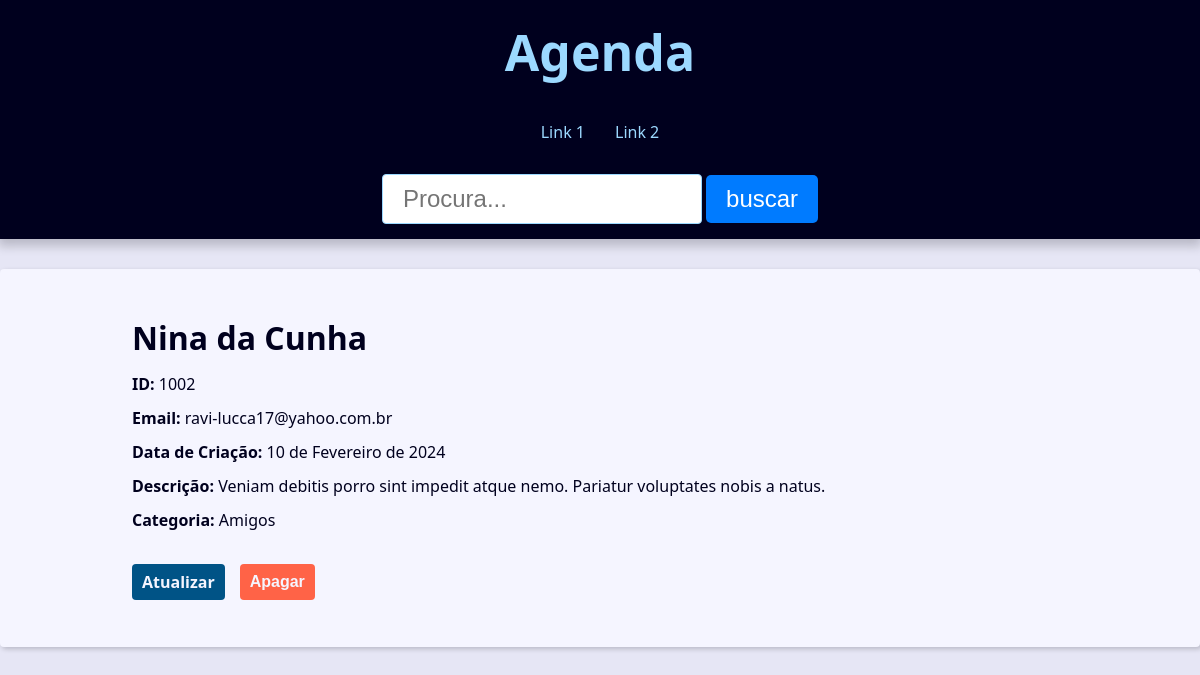
The app's page /contact/1002/detail with its own data.
### contact/models.py (models this page shows, shortened)
class Contact(models.Model):
    first_name = models.CharField(max_length=60)
    last_name = models.CharField(max_length=60, blank=True)
    phone = models.CharField(max_length=50)
    email = models.EmailField(max_length=50)
    created_date = models.DateField(default=timezone.now)
    description = models.TextField(blank=True)
    show = models.BooleanField(default=True)
    picture = models.ImageField(blank=True, upload_to='pictures/%Y/%M')
    category = models.ForeignKey(Category,
                                 on_delete=models.SET_NULL, blank=True,
                                 null=True)
    owner = models.ForeignKey(User,
                                 on_delete=models.SET_NULL, blank=True,
                                 null=True)

class Category(models.Model):
    class Meta:
        verbose_name: "Category"
        verbose_name_plural: 'Categories'
    name = models.CharField(max_length=50)

### contact/views/contact_views.py (the view)
# urls.py: path('', include('contact.urls')),
def contact(request, contact_id):
    try:
        single_contact = get_object_or_404(Contact,pk=contact_id, show=True)
    except Contact.DoesNotExist:
        return redirect('index')
    site_title = f'{single_contact.first_name} { single_contact.last_name } -'
    context = {
        'contact':single_contact,
        'site_title': site_title
    }
    return render(
        request,
        'contact/contact.html',
        context
    )

### contact/templates/contact/contact.html (shortened to what this page needs)
{% extends 'global/base.html' %}
{% block content %}
    <div class="single-contact">
        <h1 class="single-contact-name">
        {{contact.first_name}} {{contact.last_name}}
        </h1>
        <p><b>ID:</b> {{contact.id}}</p>
        <p><b>Email:</b> {{contact.email}}</p>
        <p><b>Data de Criação:</b> {{contact.created_date}}</p>
        <p><b>Descrição:</b> {{contact.description}}</p>
        <p><b>Categoria:</b> {{contact.category.name}}</p>
        <div class="contact-links">
            <a class="btn btn-link" href="{% url 'contact:update' contact.id %}">Atualizar</a>
            <form action="{% url 'contact:delete' contact.id %}" method="POST">
                {% if confirmation == 'no' %}
                    <input type="hidden" name="confirmation" value="sim" />
                    <button class="btn btn-link btn-delete" type="submit">Confirmar?</button>
                {% else %}
                   <button class="btn btn-link btn-delete" type="submit">Apagar</button>
                {% endif %}
            </form>
        </div>
    </div>
{% endblock content %}

### base_static/global/css/style.css (style rules this page uses)
:root { --spacing: 1.5rem; --link-dark-color: rgb(0, 83, 134); --link-light-color: rgb(156, 217, 255); --clr-white: rgb(245, 245, 255); --clr-black: rgb(0, 0, 30); --clr-light-gray: rgb(230, 230, 245); --clr-dark-shadow-5: rgba(0, 0, 10, 5%); --clr-dark-shadow-10: rgba(0, 0, 10, 10%); --clr-dark-shadow-20: rgba(0, 0, 10, 20%); --clr-light-shadow-5: rgba(200, 200, 255, 5%); --clr-light-shadow-10: rgba(200, 200, 255, 10%); --clr-light-shadow-20: rgba(200, 200, 255, 20%); --main-page-width: 120rem; --table-min-width: 60rem; --biggest-font-size: 5rem; --bigger-font-size: 4rem; --big-font-size: 3.2rem; --medium-font-size: 2.4rem; --small-font-size: 1.6rem; --smaller-font-size: 1.4rem; --smallest-font-size: 1.2rem; --transition-fast: 300ms; --transition-medium: 600ms; --transition-slow: 1s; --default-border-radius: 4px; }
*, *::before, *::after { margin: 0; padding: 0; box-sizing: border-box; }
html { font-size: 62.5%; }
body { font-family: system-ui, -apple-system, BlinkMacSystemFont, 'Segoe UI', Roboto, Oxygen, Ubuntu, Cantarell, 'Open Sans', 'Helvetica Neue', sans-serif; line-height: 1.5; font-size: var(--small-font-size); color: var(--clr-black); -webkit-font-smoothing: antialiased; background: var(--clr-light-gray); }
@media (min-width: 600px) { .single-contact { max-width: 80%; margin: calc(var(--spacing) * 2) auto; } }
.single-contact h1 { margin: 1rem 0; }
.single-contact p { margin: 1rem 0; }
.btn { background-color: var(--link-dark-color); color: var(--clr-white); font-weight: bold; border: none; padding: 1rem 2rem; border-radius: var(--default-border-radius); cursor: pointer; transition: filter var(--transition-fast) ease-in-out; }
.contact-links { margin-block: calc(var(--small-font-size) * 2); display: flex; align-items: center; gap: 0 var(--spacing); }
.btn-link { font-size: var(--small-font-size); text-decoration: none; font-weight: bold; padding: 1rem; display: block; line-height: var(--small-font-size); }
.btn-delete { background: tomato; }

### records on screen
Contact: first_name "Nina", last_name "da Cunha", id "1002", email "ravi-lucca17@yahoo.com.br", created_date "10 de Fevereiro de 2024", description "Veniam debitis porro sint impedit atque nemo. Pariatur voluptates nobis a natus.", category.name "Amigos"
